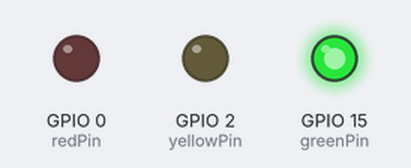
A sketch run on a simulated ESP32. Parts: output pins drawn as LEDs (lit = HIGH).

Above: at 2.5 s.
At 5.5 s:
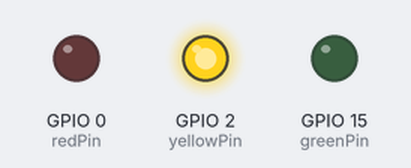
At 7.5 s:
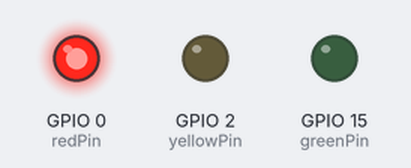
Timing chart, 0 to 11.7 s (numbered marks = the images above):
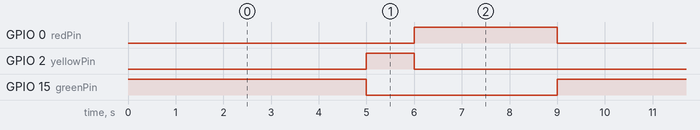

Measured:
- by itself, GPIO 0 (redPin): alternates HIGH for 3.0 s and LOW for 6.0 s
- by itself, GPIO 2 (yellowPin): alternates HIGH for 1.0 s and LOW for 8.0 s
- by itself, GPIO 15 (greenPin): alternates HIGH for 5.0 s and LOW for 4.0 s

The sketch:

02_RGLED.ino
```cpp
// 腳位設定
int redPin = 0;
int yellowPin = 2;
int greenPin = 15;

void setup() {
  // 設定三個 LED 腳位為輸出
  pinMode(redPin, OUTPUT);
  pinMode(yellowPin, OUTPUT);
  pinMode(greenPin, OUTPUT);
}

void loop() {
  // 綠燈亮 5 秒
  digitalWrite(greenPin, HIGH);
  delay(5000);
  digitalWrite(greenPin, LOW);

  // 黃燈亮 1 秒
  digitalWrite(yellowPin, HIGH);
  delay(1000);
  digitalWrite(yellowPin, LOW);

  // 紅燈亮 3 秒
  digitalWrite(redPin, HIGH);
  delay(3000);
  digitalWrite(redPin, LOW);
}
```
